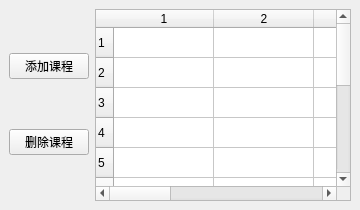
<?xml version="1.0" encoding="UTF-8"?>
<ui version="4.0">
 <class>MainWindow</class>
 <widget class="QMainWindow" name="MainWindow">
  <property name="windowTitle">
   <string>智能课程表助手</string>
  </property>
  <widget class="QWidget" name="centralwidget">
   <layout class="QHBoxLayout" name="horizontalLayout">
    <item>
     <layout class="QVBoxLayout" name="leftLayout">
      <item>
       <widget class="QPushButton" name="btn_add_course">
        <property name="text">
         <string>添加课程</string>
        </property>
       </widget>
      </item>
      <item>
       <widget class="QPushButton" name="btn_del_course">
        <property name="text">
         <string>删除课程</string>
        </property>
       </widget>
      </item>
     </layout>
    </item>
    <item>
     <widget class="QTableWidget" name="table">
      <property name="columnCount">
       <number>7</number>
      </property>
      <property name="rowCount">
       <number>12</number>
      </property>
     </widget>
    </item>
   </layout>
  </widget>
 </widget>
 <resources/>
 <connections/>
</ui>
